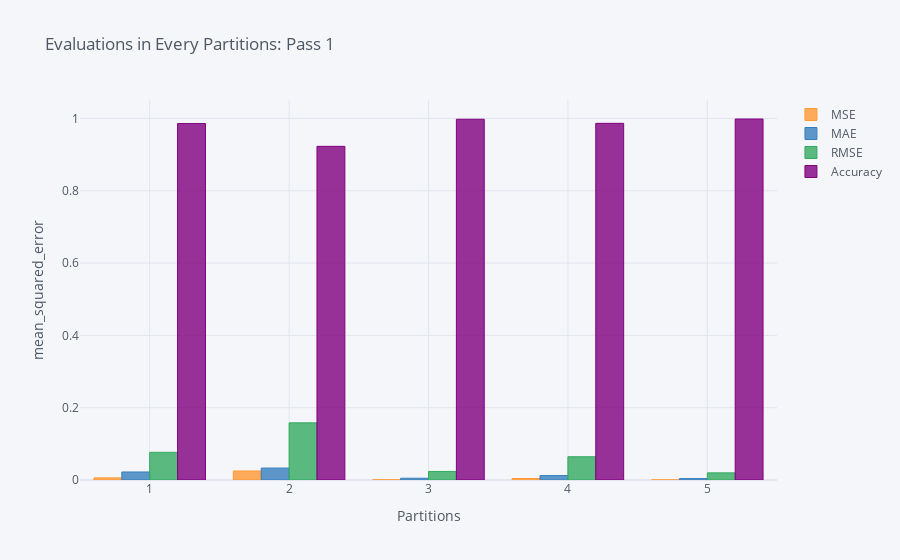

Here is the notebook cell this chart was saved with:
### Code cell
fig7 = dff.iplot(kind='bar',x='Partition',y='MSE',title='Evaluations in Every Partitions: Pass 1',xTitle='Partitions',yTitle='mean_squared_error', categories="Partition",asFigure=True)
fig7

### Figure 1 — Plotly figure (JSON) as saved in the notebook; plotly's stock layout.template omitted (floating-point values rounded to 4 significant figures)
{"data": [{"marker": {"color": "rgba(255, 153, 51, 0.8)", "line": {"color": "rgba(255, 153, 51, 1.0)", "width": 1}}, "name": "MSE", "orientation": "v", "text": "", "type": "bar", "x": [1, 2, 3, 4, 5], "y": [0.005862, 0.02498, 0.0005605, 0.00414, 0.0003906]}, {"marker": {"color": "rgba(55, 128, 191, 0.8)", "line": {"color": "rgba(55, 128, 191, 1.0)", "width": 1}}, "name": "MAE", "orientation": "v", "text": "", "type": "bar", "x": [1, 2, 3, 4, 5], "y": [0.02221, 0.03302, 0.004884, 0.01233, 0.004]}, {"marker": {"color": "rgba(50, 171, 96, 0.8)", "line": {"color": "rgba(50, 171, 96, 1.0)", "width": 1}}, "name": "RMSE", "orientation": "v", "text": "", "type": "bar", "x": [1, 2, 3, 4, 5], "y": [0.07656, 0.1581, 0.02367, 0.06434, 0.01976]}, {"marker": {"color": "rgba(128, 0, 128, 0.8)", "line": {"color": "rgba(128, 0, 128, 1.0)", "width": 1}}, "name": "Accuracy", "orientation": "v", "text": "", "type": "bar", "x": [1, 2, 3, 4, 5], "y": [0.9859, 0.9229, 0.9978, 0.9865, 0.9985]}], "layout": {"legend": {"bgcolor": "#F5F6F9", "font": {"color": "#4D5663"}}, "paper_bgcolor": "#F5F6F9", "plot_bgcolor": "#F5F6F9", "title": {"font": {"color": "#4D5663"}, "text": "Evaluations in Every Partitions: Pass 1"}, "xaxis": {"gridcolor": "#E1E5ED", "showgrid": true, "tickfont": {"color": "#4D5663"}, "title": {"font": {"color": "#4D5663"}, "text": "Partitions"}, "zerolinecolor": "#E1E5ED"}, "yaxis": {"gridcolor": "#E1E5ED", "showgrid": true, "tickfont": {"color": "#4D5663"}, "title": {"font": {"color": "#4D5663"}, "text": "mean_squared_error"}, "zerolinecolor": "#E1E5ED"}}}
